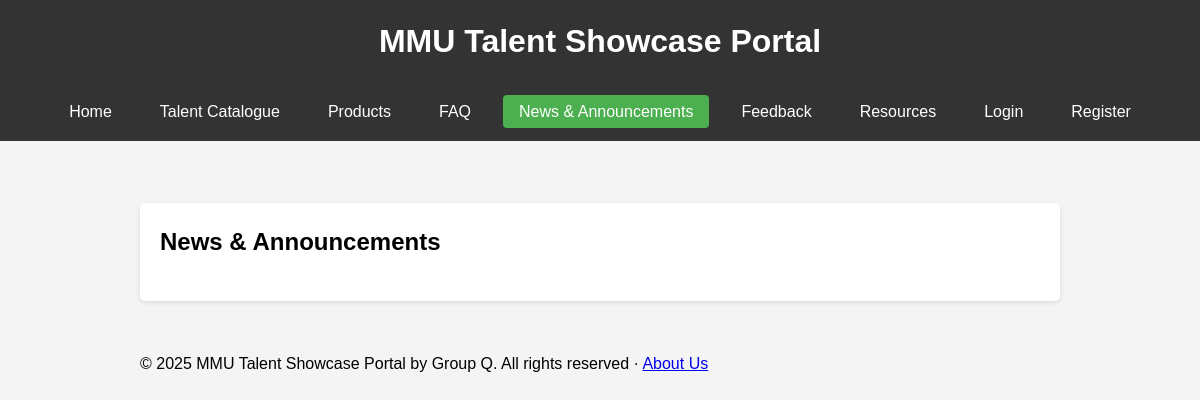
Before: /announcements.php with the older database file.
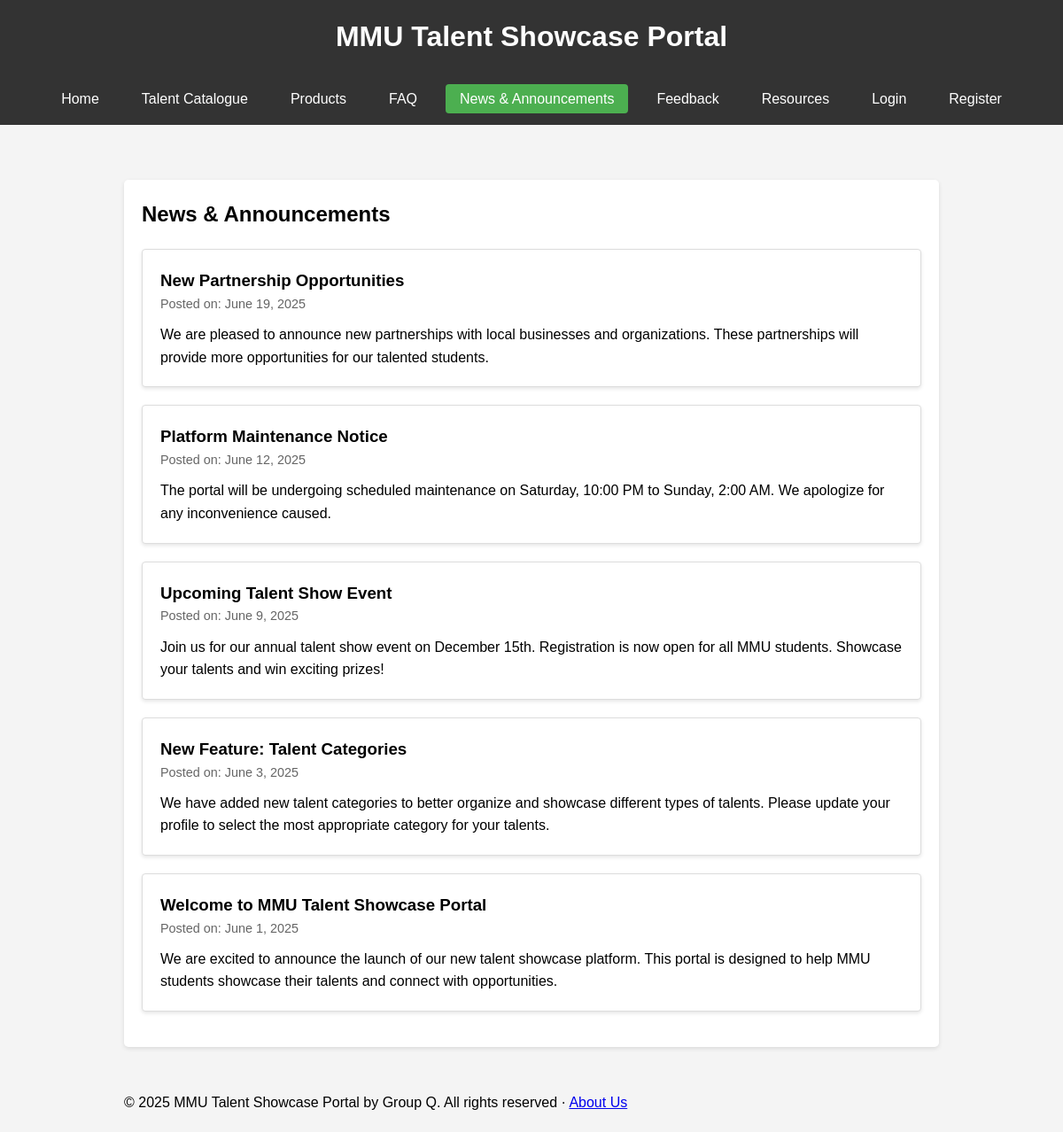
After: the same page with the newer database file.
### tables this page shows
CREATE TABLE `announcements` (
  `id` int(11) NOT NULL,
  `title` varchar(255) NOT NULL,
  `content` text NOT NULL,
  `created_at` timestamp NOT NULL DEFAULT current_timestamp()
);

### announcements.php (the view, shortened to what this page needs)
<?php
require_once 'config/database.php';
$sql = "SELECT * FROM announcements ORDER BY created_at DESC";
$announcements = mysqli_query($conn, $sql);
?>
<!DOCTYPE html>
<html lang="en">
    <head>
        <link rel="stylesheet" href="assets/css/style.css">
    </head>
    <body>
        <?php include 'includes/header-inc.php'; ?>
        <?php include 'includes/navbar.php'; ?>
        <div class="container">
            <div class="card">
                <h2>News & Announcements</h2>
                <div class="announcements-list">
                    <?php while ($announcement = mysqli_fetch_assoc($announcements)): ?>
                        <div class="announcement-item">
                            <h3 class="announcement-title"><?php echo htmlspecialchars($announcement['title']); ?></h3>
                            <div class="announcement-meta">
                                <span class="announcement-date">Posted on:
                                    <?php echo date('F j, Y', strtotime($announcement['created_at'])); ?></span>
                            </div>
                            <div class="announcement-content">
                                <?php echo nl2br(htmlspecialchars($announcement['content'])); ?>
                            </div>
                        </div>
                    <?php endwhile; ?>
                </div>
            </div>
        </div>
        <?php include 'includes/footer-inc.php'; ?>
    </body>
</html>

### includes/header-inc.php
<header class="header">
    <h1>MMU Talent Showcase Portal</h1>
</header>

### includes/navbar.php
<?php
$current_page = basename($_SERVER['PHP_SELF']);
?>
<nav class="nav">
    <ul>
        <li><a href="index.php" <?php echo $current_page == 'index.php' ? 'class="active"' : ''; ?>>Home</a></li>
        <li><a href="talent-catalogue.php" <?php echo $current_page == 'talent-catalogue.php' ? 'class="active"' : ''; ?>>Talent Catalogue</a></li>
        <li><a href="products.php" <?php echo $current_page == 'products.php' ? 'class="active"' : ''; ?>>Products</a></li>
        <li><a href="faq.php" <?php echo $current_page == 'faq.php' ? 'class="active"' : ''; ?>>FAQ</a></li>
        <li><a href="announcements.php" <?php echo $current_page == 'announcements.php' ? 'class="active"' : ''; ?>>News & Announcements</a></li>
        <li><a href="feedback.php" <?php echo $current_page == 'feedback.php' ? 'class="active"' : ''; ?>>Feedback</a></li>
        <li><a href="resources.php" <?php echo $current_page == 'resources.php' ? 'class="active"' : ''; ?>>Resources</a></li>
        <?php if(isset($_SESSION['user_id'])): ?>
            <li><a href="user-dashboard.php" <?php echo $current_page == 'user-dashboard.php' ? 'class="active"' : ''; ?>>Dashboard</a></li>
            <li><a href="cart.php" <?php echo $current_page == 'cart.php' ? 'class="active"' : ''; ?>>Cart</a></li>
            <?php if(isset($_SESSION['role']) && $_SESSION['role'] === 'admin'): ?>
                <li><a href="admin/dashboard.php" <?php echo $current_page == 'dashboard.php' ? 'class="active"' : ''; ?>>Admin Dashboard</a></li>
            <?php endif; ?>
            <li><a href="logout.php">Logout</a></li>
        <?php else: ?>
            <li><a href="login.php" <?php echo $current_page == 'login.php' ? 'class="active"' : ''; ?>>Login</a></li>
            <li><a href="register.php" <?php echo $current_page == 'register.php' ? 'class="active"' : ''; ?>>Register</a></li>
        <?php endif; ?>
    </ul>
</nav>

### includes/footer-inc.php
<footer class="footer">
    <div class="container">
        <span>&copy; <?php echo date('Y'); ?> MMU Talent Showcase Portal by Group Q. All rights reserved &middot;
            <a href="about-us.php">About Us</a>
        </span>
    </div>
</footer>

### assets/css/style.css (style rules this page uses)
* { margin: 0; padding: 0; box-sizing: border-box; }
body { font-family: 'Arial', sans-serif; line-height: 1.6; background-color: #f4f4f4; }
.container { width: 80%; margin: auto; overflow: hidden; padding: 20px; }
.header { background: #333; color: #fff; padding: 1rem; text-align: center; }
.nav { background-color: #333; padding: 1rem 0; margin-bottom: 2rem; }
.nav ul { list-style: none; margin: 0; padding: 0; display: flex; justify-content: center; flex-wrap: wrap; gap: 1rem; }
.nav li { margin: 0; }
.nav a { color: #fff; text-decoration: none; padding: 0.5rem 1rem; border-radius: 4px; transition: background-color 0.3s ease; }
.nav a.active { background-color: #4CAF50; color: #fff; }
.card { background: #fff; padding: 20px; margin: 10px 0; border-radius: 5px; box-shadow: 0 2px 5px rgba(0, 0, 0, 0.1); }
.announcements-list { margin-top: 20px; }
.announcement-item { background: #fff; border: 1px solid #ddd; border-radius: 4px; padding: 20px; margin-bottom: 20px; box-shadow: 0 2px 4px rgba(0, 0, 0, 0.1); }
.announcement-meta { color: #666; font-size: 0.9em; margin-bottom: 10px; }

Changed rows visible on the page:
added announcements: title "New Partnership Opportunities", created_at "June 19, 2025", content "We are pleased to announce new partnerships with local businesses and organizations. These partnerships will provide more opportunities for our talented students."
added announcements: title "Platform Maintenance Notice", created_at "June 12, 2025", content "The portal will be undergoing scheduled maintenance on Saturday, 10:00 PM to Sunday, 2:00 AM. We apologize for any inconvenience caused."
added announcements: title "Upcoming Talent Show Event", created_at "June 9, 2025", content "Join us for our annual talent show event on December 15th. Registration is now open for all MMU students. Showcase your talents and win exciting prizes!"
added announcements: title "New Feature: Talent Categories", created_at "June 3, 2025", content "We have added new talent categories to better organize and showcase different types of talents. Please update your profile to select the most appropriate category for your talents."
added announcements: title "Welcome to MMU Talent Showcase Portal", created_at "June 1, 2025", content "We are excited to announce the launch of our new talent showcase platform. This portal is designed to help MMU students showcase their talents and connect with opportunities."
